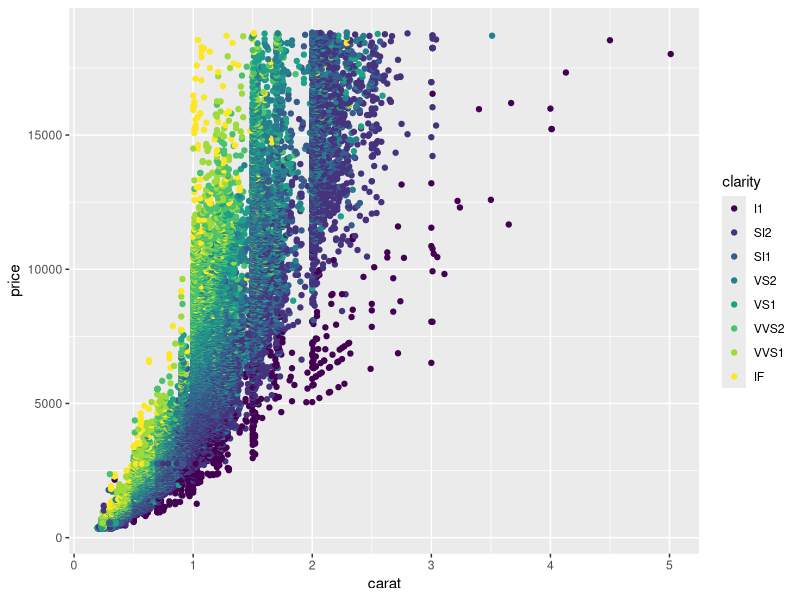

The R script that drew this image:
## ---- chunk 1
library(tidyverse)
## ---- chunk 2
diamonds %>% 
  dplyr::select(carat, price, clarity) %>%  
  ggplot(aes(x=carat, y=price, col=clarity)) + geom_point()
